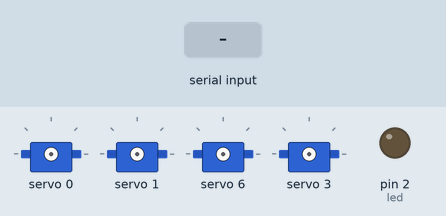
This sketch was run on a simulated Arduino Uno, built with avr-gcc and run on an emulated ATmega328P. Shown: 4 × servo, output pins drawn as LEDs (lit = HIGH). The test bench sets the inputs (shaded band). What the sketch prints to the serial monitor is not drawn.

Above: at 1.2 s.
1.3 s: "1" received over Serial
At 4.1 s:
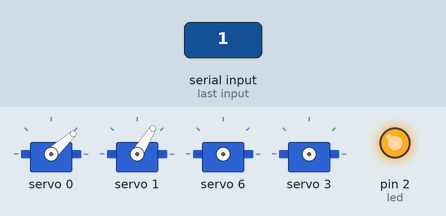
4.3 s: "0" received over Serial
At 7.0 s:
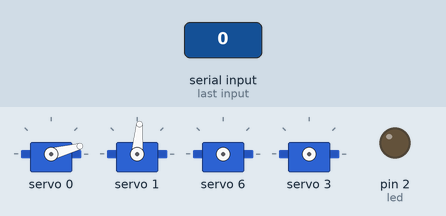
7.3 s: "8" received over Serial
At 9.5 s:
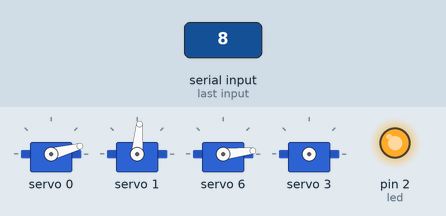
9.8 s: "9" received over Serial
At 11.4 s:
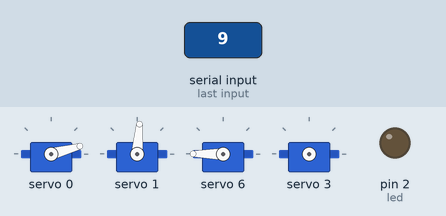
12.3 s: "6" received over Serial
At 14.5 s:
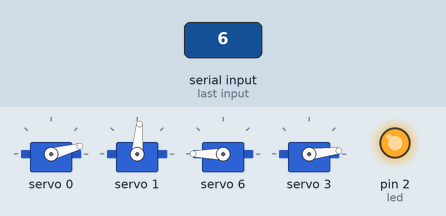
14.8 s: "5" received over Serial
At 16.3 s:
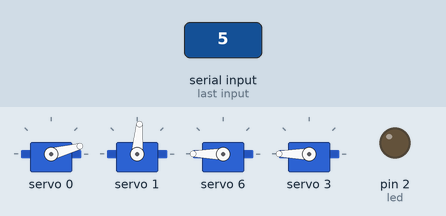
Timing chart, 0 to 17.8 s (numbered marks = the images above; inputs shaded):
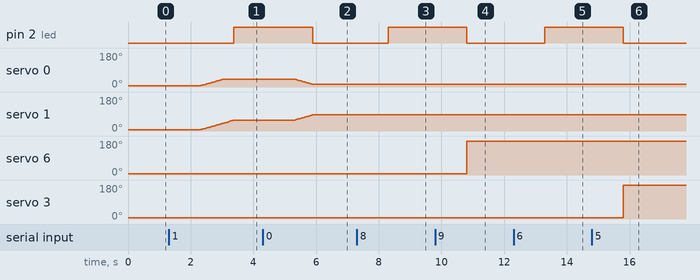

The sketch:

BAAP_TECLADO.ino
```cpp
#include <Wire.h> // Librería para controlar I2C
#include <Adafruit_PWMServoDriver.h> // Librería para utilizar el módulo PCA9685

Adafruit_PWMServoDriver pwm = Adafruit_PWMServoDriver(0x40);  // Dirección I2C del módulo PCA9685

int led = 2;  // Define el pin para el LED
int servoMin = 150;  // Valor mínimo del servo (0 grados)
int servoMax = 270;  // Valor máximo del servo (90 grados)

int servoPos0 = 150;  // Posición inicial del servo #1
int servoPos1 = 150;  // Posición inicial del servo #2

void setup() {
  Serial.begin(9600);  // Inicia la comunicación serial a 9600 bps
  pwm.begin();  // Inicializa el controlador de servo PCA9685
  pwm.setPWMFreq(60);  // Establece la frecuencia PWM en 60 Hz
  pinMode(led, OUTPUT);  // Configura el pin del LED como salida
  Serial.println("Prototipo BAAP");  // Imprime un mensaje en la consola
}

void moveServosSlow(int targetPos0, int targetPos1, int stepDelay) {
  int currentPosition0 = servoPos0;
  int currentPosition1 = servoPos1;

  // Bucle para mover gradualmente los servos a las posiciones deseadas
  for (int pos0 = currentPosition0, pos1 = currentPosition1; pos0 != targetPos0 || pos1 != targetPos1; ) {
    if (pos0 != targetPos0) {
      if (pos0 < targetPos0) {
        pos0++;
      } else if (pos0 > targetPos0) {
        pos0--;
      }
      pwm.setPWM(0, 0, pos0);  // Establece el pulso PWM para el servo #1
    }

    if (pos1 != targetPos1) {
      if (pos1 < targetPos1) {
        pos1++;
      } else if (pos1 > targetPos1) {
        pos1--;
      }
      pwm.setPWM(1, 0, pos1);  // Establece el pulso PWM para el servo #2
    }

    delay(stepDelay);  // Espera antes de la próxima iteración
  }

  servoPos0 = targetPos0;
  servoPos1 = targetPos1;
}

void loop() {
  if (Serial.available() > 0) {
    char string[1];
    Serial.readBytes(string, 2);  // Lee dos bytes desde la entrada serial

    //

    // Compara el primer carácter de la cadena leída y realiza acciones en consecuencia
    if (string[0] == '1') {        // Brazo abajo (número 1)
      moveServosSlow(240, 280, 7);
      digitalWrite(led, HIGH);  // Enciende el LED
    } else if (string[0] == '0') { // Brazo arriba (número 0)  // Marcador en el servo es canal #1
      moveServosSlow(173, 350, 7);
      digitalWrite(led, LOW);  // Apaga el LED
    } else if (string[0] == '8') { // Mano cerrar dedos (número 8)
      pwm.setPWM(6, 0, 150);
      digitalWrite(led, HIGH);
    } else if (string[0] == '9') { // Mano abrir dedos (número 9)
      pwm.setPWM(6, 0, 670);
      digitalWrite(led, LOW);
    } else if (string[0] == '6') { // Girar muñeca (número 6)
      pwm.setPWM(3, 0, 150);
      digitalWrite(led, HIGH);
    } else if (string[0] == '5') { // Girar muñeca a su lugar original (número 5)
      pwm.setPWM(3, 0, 670);
      digitalWrite(led, LOW);
    }

    Serial.println(string);  // Imprime el carácter leído en la consola
  }
}
```

Measured:
- after the input at 1.3 s, pin 2 (led): LOW → HIGH after 2.1 s; servo 0: moves from 7° to 42° over 0.73 s, starting after 1.0 s; servo 1: moves from 7° to 58° over 1.1 s, starting after 1.0 s
- after the input at 4.3 s, pin 2 (led): HIGH → LOW after 1.6 s; servo 0: moves from 42° to 15° over 0.55 s, starting after 1.0 s; servo 1: moves from 58° to 85° over 0.53 s, starting after 1.0 s
- after the input at 7.3 s, pin 2 (led): LOW → HIGH after 1.0 s
- after the input at 9.8 s, pin 2 (led): HIGH → LOW after 1.0 s; servo 6: 6° → 180° after 1.0 s
- after the input at 12.3 s, pin 2 (led): LOW → HIGH after 1.0 s
- after the input at 14.8 s, pin 2 (led): HIGH → LOW after 1.0 s; servo 3: 6° → 180° after 1.0 s
